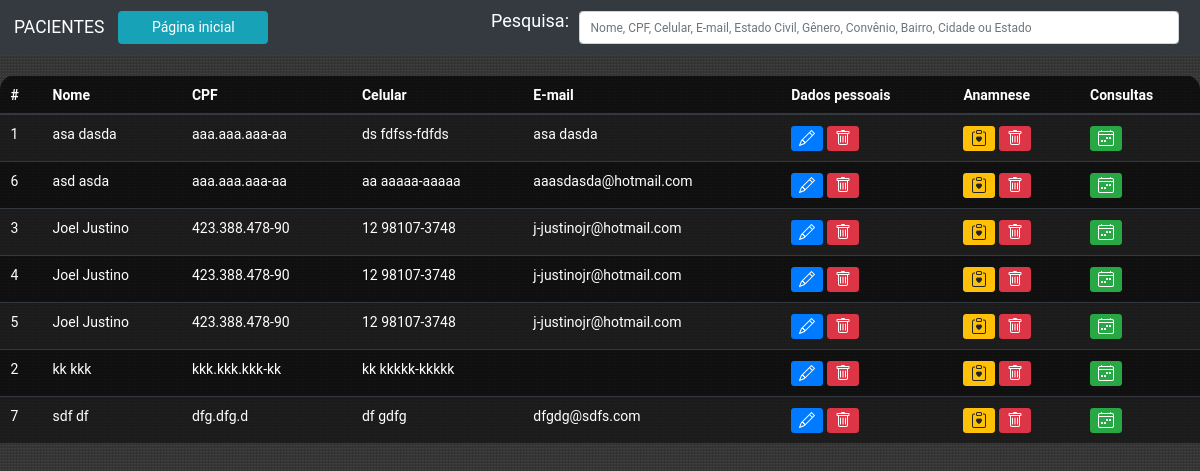
Before: /php/editar_dados/index.php with the older database file.
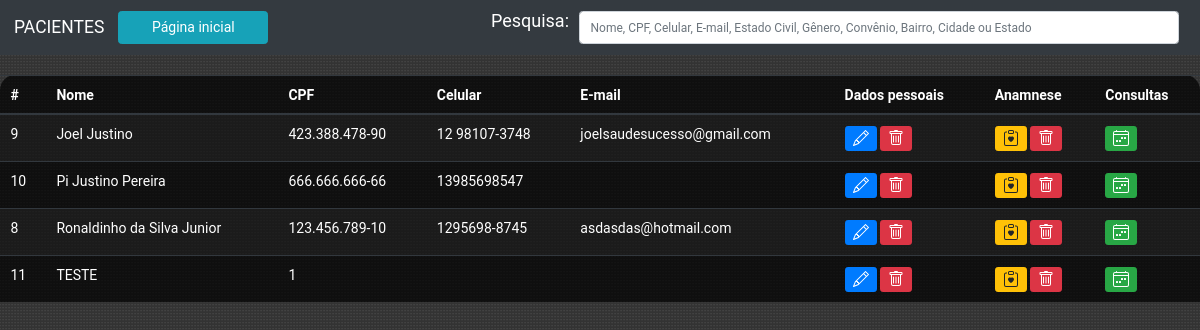
After: the same page with the newer database file.
### tables this page shows
CREATE TABLE `dados_paciente` (
  `id_pac` int(11) NOT NULL,
  `CPF` varchar(14) DEFAULT NULL,
  `nome` varchar(40) DEFAULT NULL,
  `celular` varchar(14) DEFAULT NULL,
  `idade` varchar(10) DEFAULT NULL,
  `estado_civil` varchar(30) DEFAULT NULL,
  `email` varchar(40) DEFAULT NULL,
  `work` varchar(40) DEFAULT NULL,
  `gender` varchar(10) DEFAULT NULL,
  `convenio` varchar(20) DEFAULT NULL,
  `CEP` varchar(20) DEFAULT NULL,
  `ad_number` varchar(10) DEFAULT NULL,
  `street` varchar(40) DEFAULT NULL,
  `district` varchar(40) DEFAULT NULL,
  `city` varchar(40) DEFAULT NULL,
  `state` varchar(10) DEFAULT NULL,
  `modificado` varchar(30) DEFAULT NULL
);

### php/editar_dados/home-padrao.php (the view, shortened to what this page needs)
<?php
	include_once('conexao.php');
	$sql = "SELECT * FROM dados_paciente ORDER BY nome ASC";
	$result = $conn->query($sql);
?>
<div id="tabela-dados">
	<table class="table table-striped table-dark table-bg">
		<thead>
			<tr>
			<th scope="col">#</th>
			<th scope="col">Nome</th>
			<th scope="col">CPF</th>
			<th scope="col">Celular</th>
			<th scope="col">E-mail</th>
			<th scope="col">Dados pessoais</th>
			<th scope="col">Anamnese</th>
			<th scope="col">Consultas</th>
			</tr>
		</thead>
		<tbody>
			<?php
				while($user_data = mysqli_fetch_assoc($result)){
					echo "<tr>";
					echo "<td>".$user_data['id_pac']."</td>";
					echo "<td>".$user_data['nome']."</td>";
					echo "<td>".$user_data['CPF']."</td>";
					echo "<td>".$user_data['celular']."</td>";
					echo "<td>".$user_data['email']."</td>";
					echo
					"<td>
						<a class='btn btn-sm btn-primary' href='editar_usuario.php?id_pac=$user_data[id_pac]'>
							<svg xmlns='http://www.w3.org/2000/svg' width='16' height='16' fill='currentColor' class='bi bi-pencil' viewBox='0 0 16 16'>
								<path d='M12.146.146a.5.5 0 0 1 .708 0l3 3a.5.5 0 0 1 0 .708l-10 10a.5.5 0 0 1-.168.11l-5 2a.5.5 0 0 1-.65-.65l2-5a.5.5 0 0 1 .11-.168l10-10zM11.207 2.5 13.5 4.793 14.793 3.5 12.5 1.207 11.207 2.5zm1.586 3L10.5 3.207 4 9.707V10h.5a.5.5 0 0 1 .5.5v.5h.5a.5.5 0 0 1 .5.5v.5h.293l6.5-6.5zm-9.761 5.175-.106.106-1.528 3.821 3.821-1.528.106-.106A.5.5 0 0 1 5 12.5V12h-.5a.5.5 0 0 1-.5-.5V11h-.5a.5.5 0 0 1-.468-.325z'/>
							</svg>
						</a>
						<a class='btn btn-sm btn-danger' href='proc_apagar_usuario.php?id_pac=$user_data[id_pac]' data-confirm='Tem certeza de que deseja excluir o usuário selecionado?'>
							<svg xmlns='http://www.w3.org/2000/svg' width='16' height='16' fill='currentColor' class='bi bi-trash' viewBox='0 0 16 16'>
								<path d='M5.5 5.5A.5.5 0 0 1 6 6v6a.5.5 0 0 1-1 0V6a.5.5 0 0 1 .5-.5Zm2.5 0a.5.5 0 0 1 .5.5v6a.5.5 0 0 1-1 0V6a.5.5 0 0 1 .5-.5Zm3 .5a.5.5 0 0 0-1 0v6a.5.5 0 0 0 1 0V6Z'/>
								<path d='M14.5 3a1 1 0 0 1-1 1H13v9a2 2 0 0 1-2 2H5a2 2 0 0 1-2-2V4h-.5a1 1 0 0 1-1-1V2a1 1 0 0 1 1-1H6a1 1 0 0 1 1-1h2a1 1 0 0 1 1 1h3.5a1 1 0 0 1 1 1v1ZM4.118 4 4 4.059V13a1 1 0 0 0 1 1h6a1 1 0 0 0 1-1V4.059L11.882 4H4.118ZM2.5 3h11V2h-11v1Z'/>
							</svg>
						</a>
					</td>";
					echo
					"<td>
						<a class='btn btn-sm btn-warning' href='editar_anamnese.php?CPF=$user_data[CPF]'>
							<svg xmlns='http://www.w3.org/2000/svg' width='16' height='16' fill='currentColor' class='bi bi-clipboard-heart' viewBox='0 0 16 16'>
								<path fill-rule='evenodd' d='M5 1.5A1.5 1.5 0 0 1 6.5 0h3A1.5 1.5 0 0 1 11 1.5v1A1.5 1.5 0 0 1 9.5 4h-3A1.5 1.5 0 0 1 5 2.5v-1Zm5 0a.5.5 0 0 0-.5-.5h-3a.5.5 0 0 0-.5.5v1a.5.5 0 0 0 .5.5h3a.5.5 0 0 0 .5-.5v-1Z'/>
								<path d='M3 1.5h1v1H3a1 1 0 0 0-1 1V14a1 1 0 0 0 1 1h10a1 1 0 0 0 1-1V3.5a1 1 0 0 0-1-1h-1v-1h1a2 2 0 0 1 2 2V14a2 2 0 0 1-2 2H3a2 2 0 0 1-2-2V3.5a2 2 0 0 1 2-2Z'/>
								<path d='M8 6.982C9.664 5.309 13.825 8.236 8 12 2.175 8.236 6.336 5.31 8 6.982Z'/>
							</svg>
						</a>
						<a class='btn btn-sm btn-danger' href='proc_apagar_anamnese.php?CPF=$user_data[CPF]' data-confirm='Tem certeza de que deseja excluir a ficha de anamnese selecionada?'>
							<svg xmlns='http://www.w3.org/2000/svg' width='16' height='16' fill='currentColor' class='bi bi-trash' viewBox='0 0 16 16'>
								<path d='M5.5 5.5A.5.5 0 0 1 6 6v6a.5.5 0 0 1-1 0V6a.5.5 0 0 1 .5-.5Zm2.5 0a.5.5 0 0 1 .5.5v6a.5.5 0 0 1-1 0V6a.5.5 0 0 1 .5-.5Zm3 .5a.5.5 0 0 0-1 0v6a.5.5 0 0 0 1 0V6Z'/>
								<path d='M14.5 3a1 1 0 0 1-1 1H13v9a2 2 0 0 1-2 2H5a2 2 0 0 1-2-2V4h-.5a1 1 0 0 1-1-1V2a1 1 0 0 1 1-1H6a1 1 0 0 1 1-1h2a1 1 0 0 1 1 1h3.5a1 1 0 0 1 1 1v1ZM4.118 4 4 4.059V13a1 1 0 0 0 1 1h6a1 1 0 0 0 1-1V4.059L11.882 4H4.118ZM2.5 3h11V2h-11v1Z'/>
							</svg>
						</a>
					</td>";
					echo
					"<td>
						<a class='btn btn-sm btn-success' href='consultas.php?nome=$user_data[nome]'>
							<svg xmlns='http://www.w3.org/2000/svg' width='16' height='16' fill='currentColor' class='bi bi-calendar4-week' viewBox='0 0 16 16'>
								<path d='M3.5 0a.5.5 0 0 1 .5.5V1h8V.5a.5.5 0 0 1 1 0V1h1a2 2 0 0 1 2 2v11a2 2 0 0 1-2 2H2a2 2 0 0 1-2-2V3a2 2 0 0 1 2-2h1V.5a.5.5 0 0 1 .5-.5zM2 2a1 1 0 0 0-1 1v1h14V3a1 1 0 0 0-1-1H2zm13 3H1v9a1 1 0 0 0 1 1h12a1 1 0 0 0 1-1V5z'/>
								<path d='M11 7.5a.5.5 0 0 1 .5-.5h1a.5.5 0 0 1 .5.5v1a.5.5 0 0 1-.5.5h-1a.5.5 0 0 1-.5-.5v-1zm-3 0a.5.5 0 0 1 .5-.5h1a.5.5 0 0 1 .5.5v1a.5.5 0 0 1-.5.5h-1a.5.5 0 0 1-.5-.5v-1zm-2 3a.5.5 0 0 1 .5-.5h1a.5.5 0 0 1 .5.5v1a.5.5 0 0 1-.5.5h-1a.5.5 0 0 1-.5-.5v-1zm-3 0a.5.5 0 0 1 .5-.5h1a.5.5 0 0 1 .5.5v1a.5.5 0 0 1-.5.5h-1a.5.5 0 0 1-.5-.5v-1z'/>
							</svg>
						</a>
					</td>";
					echo "</tr>";
				}
			?>
	</table>
</div>

Changed rows visible on the page:
removed dados_paciente: id_pac "1", nome "asa dasda", CPF "aaa.aaa.aaa-aa", celular "ds fdfss-fdfds", email "asa dasda"
removed dados_paciente: id_pac "6", nome "asd asda", CPF "aaa.aaa.aaa-aa", celular "aa aaaaa-aaaaa", email "aaasdasda@hotmail.com"
removed dados_paciente: id_pac "3", nome "Joel Justino", CPF "423.388.478-90", celular "12 98107-3748", email "j-justinojr@hotmail.com"
removed dados_paciente: id_pac "4", nome "Joel Justino", CPF "423.388.478-90", celular "12 98107-3748", email "j-justinojr@hotmail.com"
removed dados_paciente: id_pac "5", nome "Joel Justino", CPF "423.388.478-90", celular "12 98107-3748", email "j-justinojr@hotmail.com"
removed dados_paciente: id_pac "2", nome "kk kkk", CPF "kkk.kkk.kkk-kk", celular "kk kkkkk-kkkkk"
removed dados_paciente: id_pac "7", nome "sdf df", CPF "dfg.dfg.d", celular "df gdfg", email "dfgdg@sdfs.com"
added dados_paciente: id_pac "9", nome "Joel Justino", CPF "423.388.478-90", celular "12 98107-3748", email "joelsaudesucesso@gmail.com"
added dados_paciente: id_pac "10", nome "Pi Justino Pereira", CPF "666.666.666-66", celular "13985698547"
added dados_paciente: id_pac "8", nome "Ronaldinho da Silva Junior", CPF "123.456.789-10", celular "1295698-8745", email "asdasdas@hotmail.com"
added dados_paciente: id_pac "11", nome "TESTE", CPF "1"
